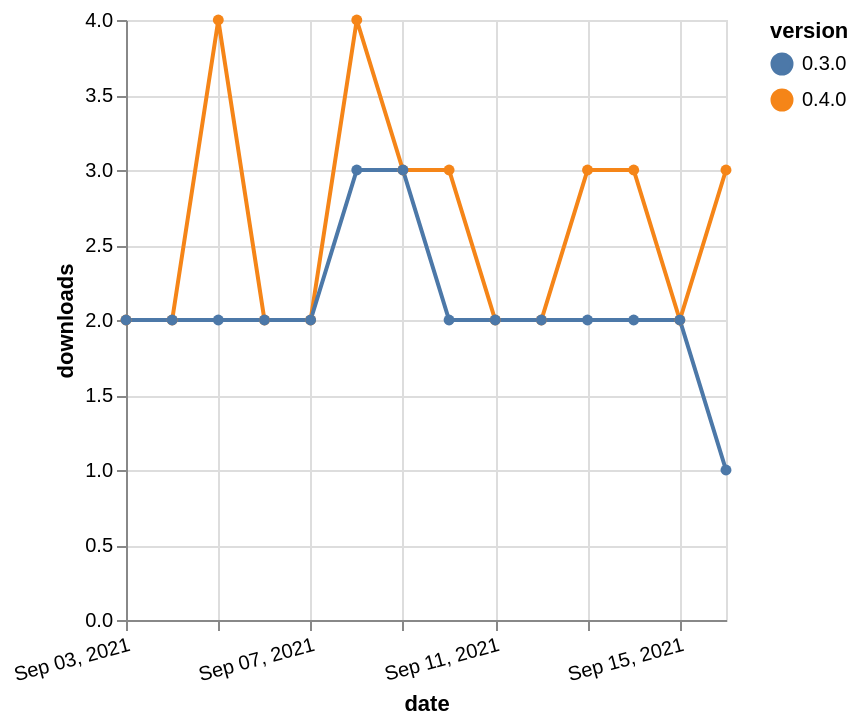

The specification (Vega-Lite) saved for this image:
### Vega-Lite specification from a JSON file in a GitHub repository (floating-point values rounded to 4 significant figures)
{"$schema": "https://vega.github.io/schema/vega-lite/v5.json", "description": "A simple bar chart with embedded data.", "data": {"values": [{"date": "2021-09-03", "total": 2560, "delta": 2, "version": "0.4.0"}, {"date": "2021-09-04", "total": 2562, "delta": 2, "version": "0.4.0"}, {"date": "2021-09-05", "total": 2566, "delta": 4, "version": "0.4.0"}, {"date": "2021-09-06", "total": 2568, "delta": 2, "version": "0.4.0"}, {"date": "2021-09-07", "total": 2570, "delta": 2, "version": "0.4.0"}, {"date": "2021-09-08", "total": 2574, "delta": 4, "version": "0.4.0"}, {"date": "2021-09-09", "total": 2577, "delta": 3, "version": "0.4.0"}, {"date": "2021-09-10", "total": 2580, "delta": 3, "version": "0.4.0"}, {"date": "2021-09-11", "total": 2582, "delta": 2, "version": "0.4.0"}, {"date": "2021-09-12", "total": 2584, "delta": 2, "version": "0.4.0"}, {"date": "2021-09-13", "total": 2587, "delta": 3, "version": "0.4.0"}, {"date": "2021-09-14", "total": 2590, "delta": 3, "version": "0.4.0"}, {"date": "2021-09-15", "total": 2592, "delta": 2, "version": "0.4.0"}, {"date": "2021-09-16", "total": 2595, "delta": 3, "version": "0.4.0"}, {"date": "2021-09-03", "total": 2401, "delta": 2, "version": "0.3.0"}, {"date": "2021-09-04", "total": 2403, "delta": 2, "version": "0.3.0"}, {"date": "2021-09-05", "total": 2405, "delta": 2, "version": "0.3.0"}, {"date": "2021-09-06", "total": 2407, "delta": 2, "version": "0.3.0"}, {"date": "2021-09-07", "total": 2409, "delta": 2, "version": "0.3.0"}, {"date": "2021-09-08", "total": 2412, "delta": 3, "version": "0.3.0"}, {"date": "2021-09-09", "total": 2415, "delta": 3, "version": "0.3.0"}, {"date": "2021-09-10", "total": 2417, "delta": 2, "version": "0.3.0"}, {"date": "2021-09-11", "total": 2419, "delta": 2, "version": "0.3.0"}, {"date": "2021-09-12", "total": 2421, "delta": 2, "version": "0.3.0"}, {"date": "2021-09-13", "total": 2423, "delta": 2, "version": "0.3.0"}, {"date": "2021-09-14", "total": 2425, "delta": 2, "version": "0.3.0"}, {"date": "2021-09-15", "total": 2427, "delta": 2, "version": "0.3.0"}, {"date": "2021-09-16", "total": 2428, "delta": 1, "version": "0.3.0"}]}, "width": "container", "mark": {"type": "line", "point": {"filled": true}}, "encoding": {"x": {"field": "date", "type": "temporal", "timeUnit": "yearmonthdate", "title": "date", "axis": {"labelAngle": -15}}, "y": {"field": "delta", "type": "quantitative", "title": "downloads"}, "color": {"field": "version", "type": "nominal"}, "tooltip": {"field": "delta"}}}
